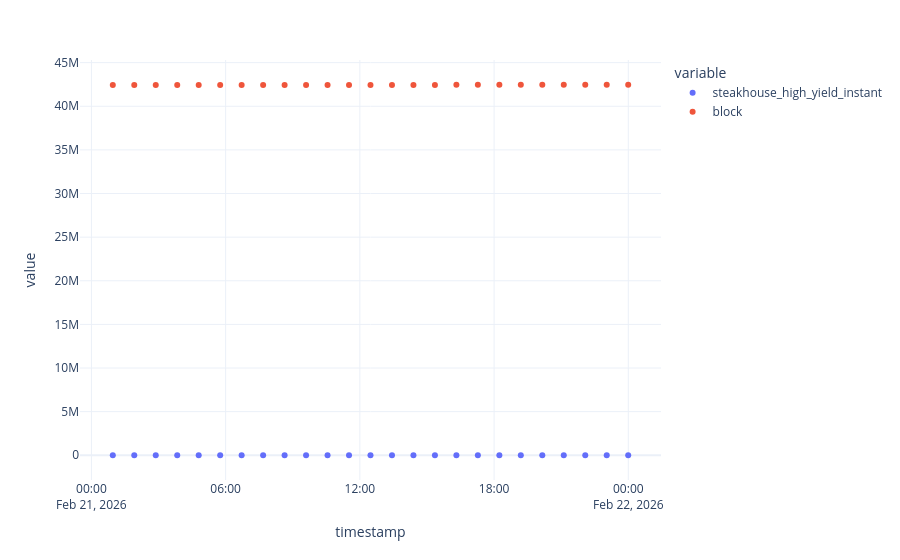

This figure's notebook cell:
### Code cell
import pandas as pd
from pathlib import Path
from multicall import Call

from mainnet_launch.data_fetching.get_state_by_block import (
    get_state_by_one_block,
    safe_normalize_with_bool_success,
    build_blocks_to_use,
    get_raw_state_by_blocks,
    safe_normalize_6_with_bool_success,
)
from mainnet_launch.constants import ETH_CHAIN, BASE_CHAIN


blocks = build_blocks_to_use(start_block=37410118, chain=BASE_CHAIN)

import numpy as np

# Generate 24 evenly spaced blocks between each consecutive pair of blocks
expanded_blocks = []
for i in range(len(blocks) - 1):
    # Get current and next block
    current_block = blocks[i]
    next_block = blocks[i + 1]

    # Generate 24 intermediate blocks (plus the current block = 25 points total between pairs)
    intermediate_blocks = np.linspace(current_block, next_block, 26, dtype=int)[:-1]
    expanded_blocks.extend(intermediate_blocks)

# Add the last block
expanded_blocks.append(blocks[-1])

# Tokemak-USD Coin-Steakhouse High Yield Instant
steakhouse = "0xbeeff7aE5E00Aae3Db302e4B0d8C883810a58100"
surge_call = Call(
    steakhouse,
    ["convertToAssets(uint256)(uint256)", int(1e18)],
    [("steakhouse_high_yield_instant", safe_normalize_6_with_bool_success)],
)

df = get_raw_state_by_blocks([surge_call], expanded_blocks, BASE_CHAIN, include_block_number=True)
df

px.scatter(df[df.index.to_series().dt.date == pd.to_datetime("2026-02-21").date()])

### Figure 1 — Plotly figure (JSON) as saved in the notebook; plotly's stock layout.template omitted (floating-point values rounded to 4 significant figures)
{"data": [{"hovertemplate": "variable=steakhouse_high_yield_instant<br>timestamp=%{x}<br>value=%{y}<extra></extra>", "legendgroup": "steakhouse_high_yield_instant", "marker": {"color": "#636efa", "symbol": "circle"}, "mode": "markers", "name": "steakhouse_high_yield_instant", "orientation": "v", "showlegend": true, "type": "scatter", "x": ["2026-02-21T00:57:21+00:00", "2026-02-21T01:54:57+00:00", "2026-02-21T02:52:33+00:00", "2026-02-21T03:50:09+00:00", "2026-02-21T04:47:45+00:00", "2026-02-21T05:45:21+00:00", "2026-02-21T06:42:57+00:00", "2026-02-21T07:40:33+00:00", "2026-02-21T08:38:09+00:00", "2026-02-21T09:35:45+00:00", "2026-02-21T10:33:21+00:00", "2026-02-21T11:30:57+00:00", "2026-02-21T12:28:31+00:00", "2026-02-21T13:26:07+00:00", "2026-02-21T14:23:43+00:00", "2026-02-21T15:21:19+00:00", "2026-02-21T16:18:55+00:00", "2026-02-21T17:16:31+00:00", "2026-02-21T18:14:07+00:00", "2026-02-21T19:11:43+00:00", "2026-02-21T20:09:19+00:00", "2026-02-21T21:06:55+00:00", "2026-02-21T22:04:31+00:00", "2026-02-21T23:02:07+00:00", "2026-02-21T23:59:43+00:00"], "xaxis": "x", "y": [1.017, 1.017, 1.017, 1.017, 1.017, 1.017, 1.017, 1.017, 1.017, 1.017, 1.017, 1.017, 1.017, 1.017, 1.017, 1.017, 1.017, 1.017, 1.017, 1.017, 1.017, 1.017, 1.017, 1.017, 1.017], "yaxis": "y"}, {"hovertemplate": "variable=block<br>timestamp=%{x}<br>value=%{y}<extra></extra>", "legendgroup": "block", "marker": {"color": "#EF553B", "symbol": "circle"}, "mode": "markers", "name": "block", "orientation": "v", "showlegend": true, "type": "scatter", "x": ["2026-02-21T00:57:21+00:00", "2026-02-21T01:54:57+00:00", "2026-02-21T02:52:33+00:00", "2026-02-21T03:50:09+00:00", "2026-02-21T04:47:45+00:00", "2026-02-21T05:45:21+00:00", "2026-02-21T06:42:57+00:00", "2026-02-21T07:40:33+00:00", "2026-02-21T08:38:09+00:00", "2026-02-21T09:35:45+00:00", "2026-02-21T10:33:21+00:00", "2026-02-21T11:30:57+00:00", "2026-02-21T12:28:31+00:00", "2026-02-21T13:26:07+00:00", "2026-02-21T14:23:43+00:00", "2026-02-21T15:21:19+00:00", "2026-02-21T16:18:55+00:00", "2026-02-21T17:16:31+00:00", "2026-02-21T18:14:07+00:00", "2026-02-21T19:11:43+00:00", "2026-02-21T20:09:19+00:00", "2026-02-21T21:06:55+00:00", "2026-02-21T22:04:31+00:00", "2026-02-21T23:02:07+00:00", "2026-02-21T23:59:43+00:00"], "xaxis": "x", "y": [42423047, 42424775, 42426503, 42428231, 42429959, 42431687, 42433415, 42435143, 42436871, 42438599, 42440327, 42442055, 42443782, 42445510, 42447238, 42448966, 42450694, 42452422, 42454150, 42455878, 42457606, 42459334, 42461062, 42462790, 42464518], "yaxis": "y"}], "layout": {"legend": {"title": {"text": "variable"}, "tracegroupgap": 0}, "margin": {"t": 60}, "xaxis": {"anchor": "y", "domain": [0, 1], "title": {"text": "timestamp"}}, "yaxis": {"anchor": "x", "domain": [0, 1], "title": {"text": "value"}}}}
